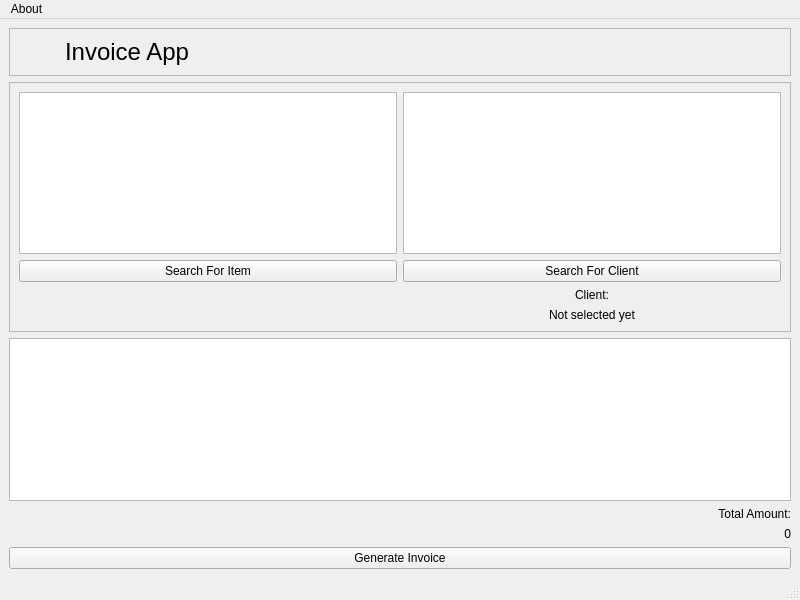
<?xml version="1.0" encoding="UTF-8"?>
<ui version="4.0">
 <class>MainWindow</class>
 <widget class="QMainWindow" name="MainWindow">
  <property name="geometry">
   <rect>
    <x>0</x>
    <y>0</y>
    <width>800</width>
    <height>600</height>
   </rect>
  </property>
  <property name="windowTitle">
   <string>Python MongoDB Application</string>
  </property>
  <property name="windowIcon">
   <iconset resource="icons.qrc">
    <normaloff>:/icons/images/app.png</normaloff>:/icons/images/app.png</iconset>
  </property>
  <widget class="QWidget" name="centralwidget">
   <layout class="QGridLayout" name="gridLayout_3">
    <item row="1" column="0">
     <widget class="QFrame" name="frame">
      <property name="frameShape">
       <enum>QFrame::StyledPanel</enum>
      </property>
      <property name="frameShadow">
       <enum>QFrame::Raised</enum>
      </property>
      <layout class="QGridLayout" name="gridLayout_2">
       <item row="1" column="0">
        <widget class="QPushButton" name="searchForItemButton">
         <property name="text">
          <string>Search For Item</string>
         </property>
        </widget>
       </item>
       <item row="1" column="1">
        <widget class="QPushButton" name="searchForClientButton">
         <property name="text">
          <string>Search For Client</string>
         </property>
        </widget>
       </item>
       <item row="0" column="1">
        <widget class="QTableView" name="tableView_2"/>
       </item>
       <item row="2" column="1">
        <widget class="QLabel" name="clientLabel">
         <property name="text">
          <string>Client:</string>
         </property>
         <property name="alignment">
          <set>Qt::AlignCenter</set>
         </property>
        </widget>
       </item>
       <item row="0" column="0">
        <widget class="QTableView" name="tableView">
         <property name="selectionMode">
          <enum>QAbstractItemView::SingleSelection</enum>
         </property>
         <property name="selectionBehavior">
          <enum>QAbstractItemView::SelectRows</enum>
         </property>
         <property name="iconSize">
          <size>
           <width>50</width>
           <height>50</height>
          </size>
         </property>
         <property name="sortingEnabled">
          <bool>true</bool>
         </property>
         <attribute name="horizontalHeaderCascadingSectionResizes">
          <bool>true</bool>
         </attribute>
         <attribute name="horizontalHeaderStretchLastSection">
          <bool>true</bool>
         </attribute>
         <attribute name="verticalHeaderCascadingSectionResizes">
          <bool>false</bool>
         </attribute>
        </widget>
       </item>
       <item row="3" column="1">
        <widget class="QLabel" name="clientResultLabel">
         <property name="text">
          <string>Not selected yet</string>
         </property>
         <property name="alignment">
          <set>Qt::AlignCenter</set>
         </property>
        </widget>
       </item>
      </layout>
     </widget>
    </item>
    <item row="2" column="0">
     <widget class="QTableView" name="tableView_3"/>
    </item>
    <item row="5" column="0">
     <widget class="QPushButton" name="generateInvoiceButton">
      <property name="text">
       <string>Generate Invoice</string>
      </property>
     </widget>
    </item>
    <item row="0" column="0">
     <widget class="QFrame" name="frame_2">
      <property name="frameShape">
       <enum>QFrame::StyledPanel</enum>
      </property>
      <property name="frameShadow">
       <enum>QFrame::Raised</enum>
      </property>
      <layout class="QGridLayout" name="gridLayout">
       <item row="0" column="0">
        <widget class="QLabel" name="label">
         <property name="maximumSize">
          <size>
           <width>40</width>
           <height>40</height>
          </size>
         </property>
         <property name="text">
          <string/>
         </property>
         <property name="pixmap">
          <pixmap resource="icons.qrc">:/icons/images/app.png</pixmap>
         </property>
         <property name="scaledContents">
          <bool>true</bool>
         </property>
        </widget>
       </item>
       <item row="0" column="1">
        <widget class="QLabel" name="label_2">
         <property name="font">
          <font>
           <pointsize>18</pointsize>
          </font>
         </property>
         <property name="text">
          <string>Invoice App</string>
         </property>
         <property name="alignment">
          <set>Qt::AlignLeading|Qt::AlignLeft|Qt::AlignVCenter</set>
         </property>
        </widget>
       </item>
      </layout>
     </widget>
    </item>
    <item row="3" column="0">
     <widget class="QLabel" name="totalAmountLabel">
      <property name="text">
       <string>Total Amount:</string>
      </property>
      <property name="alignment">
       <set>Qt::AlignRight|Qt::AlignTrailing|Qt::AlignVCenter</set>
      </property>
     </widget>
    </item>
    <item row="4" column="0">
     <widget class="QLabel" name="totalAmountResultLabel">
      <property name="text">
       <string>0</string>
      </property>
      <property name="alignment">
       <set>Qt::AlignRight|Qt::AlignTrailing|Qt::AlignVCenter</set>
      </property>
     </widget>
    </item>
   </layout>
  </widget>
  <widget class="QMenuBar" name="menubar">
   <property name="geometry">
    <rect>
     <x>0</x>
     <y>0</y>
     <width>800</width>
     <height>21</height>
    </rect>
   </property>
   <widget class="QMenu" name="menuAbout">
    <property name="title">
     <string>About</string>
    </property>
    <addaction name="actionAbout_Application"/>
   </widget>
   <addaction name="menuAbout"/>
  </widget>
  <widget class="QStatusBar" name="statusbar"/>
  <action name="actionAbout_Application">
   <property name="icon">
    <iconset resource="icons.qrc">
     <normaloff>:/icons/images/app.png</normaloff>:/icons/images/app.png</iconset>
   </property>
   <property name="text">
    <string>About Application</string>
   </property>
  </action>
 </widget>
 <resources>
  <include location="icons.qrc"/>
  <include location="icons.qrc"/>
  <include location="icons.qrc"/>
 </resources>
 <connections/>
</ui>
